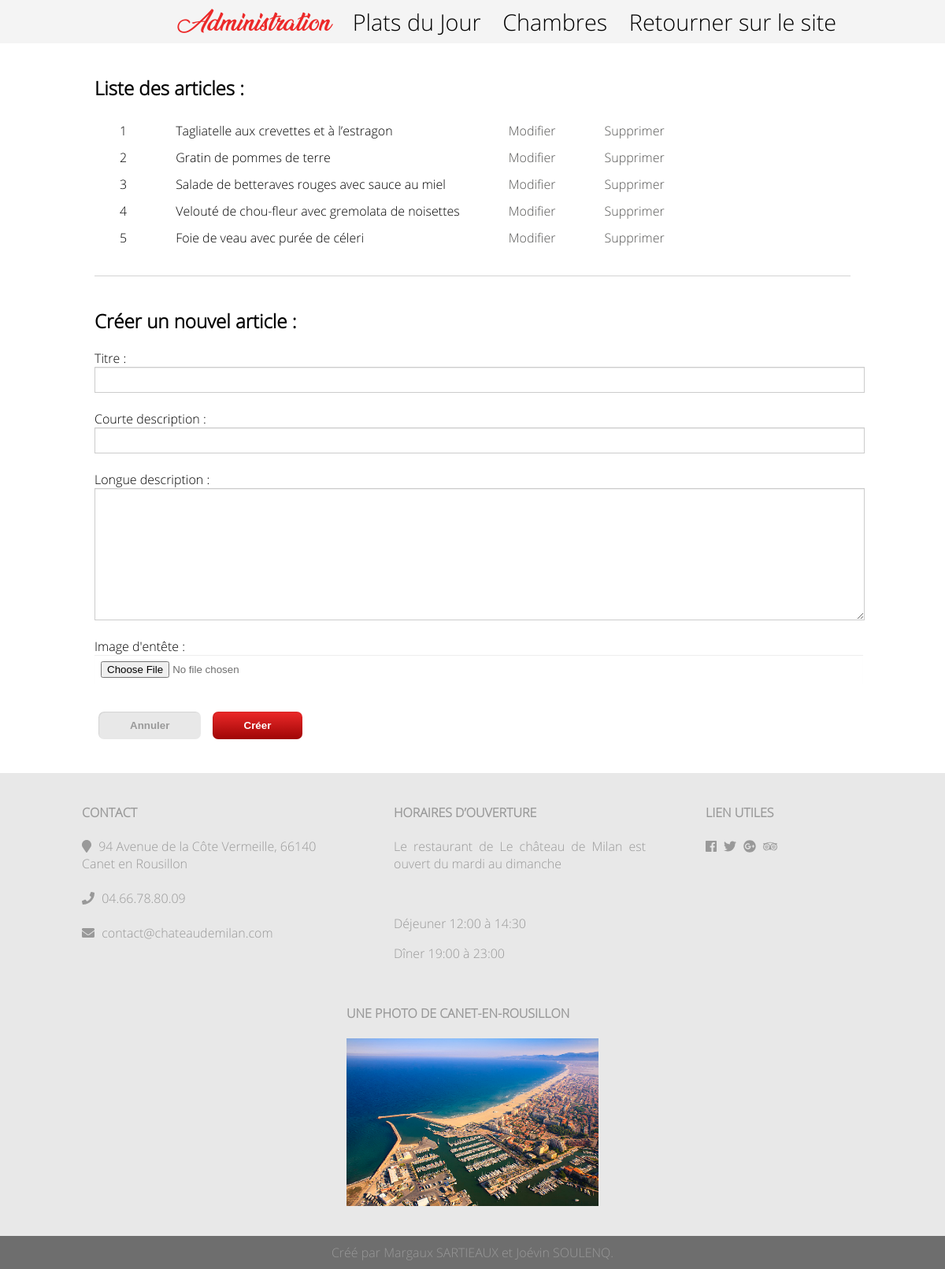
Screenshot of /admin/plat/plat.php with the database file from the repository.
### tables this page shows
CREATE TABLE IF NOT EXISTS Blog (
  id_blog		INTEGER NOT NULL AUTO_INCREMENT,
  titre			VARCHAR(255) NOT NULL,
  courte_description	TEXT NOT NULL,
  date			DATETIME NOT NULL DEFAULT CURRENT_TIMESTAMP,
  contenu		TEXT NOT NULL,
  PRIMARY KEY (id_blog)
);

### admin/plat/plat.php (the view, shortened to what this page needs)
<!DOCTYPE html>
<html>
  <head>
    <link rel="stylesheet" href="../../css/style.css">
  </head>
  <body>
    <?php require "../admMenu.php"; ?>
  <div id="contenu">
    <section>
      <header>
        <h2>Liste des articles :</h2>
      </header>
        <table>
<?php
  require "../../inc/config.php";
  $result = $conn->prepare('SELECT * FROM Blog');
  $result->execute();
  while ($data = $result->fetch()) {
    $html = '<tr>';
    $html .= '<td>' .$data['id_blog'] . '</td>';
    $html .= '<td>' . $data['titre'] . '</td>';
    $html .= '<td><a href="editPlat.php?id=' . $data['id_blog'] . '">Modifier</a></td>';
    $html .= '<td><a href="supprPlat.php?id=' . $data['id_blog'] . '">Supprimer</a></td>';
    $html .= '</tr>';
    echo $html;
  }
?>
      </table>
    </section>
    <section>
      <header><hr/>
        <h2>Créer un nouvel article :</h2>
      </header>
      <form method="post" action="creerPlat.php" enctype="multipart/form-data">
        <label for="titre">Titre :</label>
        <input type="text" id="titre" name="titre" required/>
        <br/>
        <label for="courte_description">Courte description : </label>
        <input type="text" id="courte_description" name="courte_description" required/>
        <br/>
        <label for="content">Longue description : </label>
        <textarea id="content" name="content" style="height:150px;" rows="3" required></textarea>
        <br/>
        <label>Image d'entête : </label>
        <input type="file" style="border:none" name="image"/>
        <br/>
        <div class="boutons">
          <button type="reset">Annuler</button>
          <button type="submit">Créer</button>
        </div>
      </form>
    </section>
    <?php require "../../inc/footer.php"; ?>
    </div>
  </body>
</html>

### css/style.css (style rules this page uses)
html { position: relative; min-height: 100%; }
body { font-family: "Open Sans", Helvetica, sans-serif; overflow-x:hidden; box-sizing: border-box; margin: 0 0 100px; }
section { position: relative; padding: 0px 10%; margin-bottom: 30px; }
header > hr { height: 1px; background-color: lightgray; border: 0; }
h2 { font-weight: bold; margin-top: 40px; }
a { color:#535352; text-decoration:none; }
input, textarea, select { display: block; padding: 8px 8px; width: 100%; resize: vertical; color: #6F6F6F; background-color: #FFF; border: 1px solid #CCC; box-shadow: 0px 1px 1px rgba(0, 0, 0, 0.075) inset; transition: border-color 0.15s ease-in-out 0s, box-shadow 0.15s ease-in-out 0s; }
button, a.button { background-image: linear-gradient(to bottom, #ec2929 0px, #9f0606 100%); border-radius: 7px; box-shadow: 1px 1px 1px rgba(0, 0, 0, 0.09) inset; transition: border-color 0.15s ease-in-out 0s, box-shadow 0.15s ease-in-out 0s; margin: 13px 5px; padding: 10px 40px; border: 0px; color: white; font-weight:bold; text-decoration: none; }
button[type=reset] { background-image: linear-gradient(to bottom, #e8e8e8 0px, #e8e8e8 100%); color: #999; }

### css/menu.css (style rules this page uses)
#contenu { transition:margin-left 0.5s; overflow: hidden; }

### css/admin.css (style rules this page uses)
input, textarea, select { margin: 0px 0px; width: 75%; resize: vertical; }
table { margin-bottom: 20px; }
td { padding: 5px 30px; margin-left: 10px; }

### rows the page displays
blog: id_blog "1", titre "Tagliatelle aux crevettes et à l’estragon"
blog: id_blog "2", titre "Gratin de pommes de terre"
blog: id_blog "3", titre "Salade de betteraves rouges avec sauce au miel"
blog: id_blog "4", titre "Velouté de chou-fleur avec gremolata de noisettes"
blog: id_blog "5", titre "Foie de veau avec purée de céleri"
